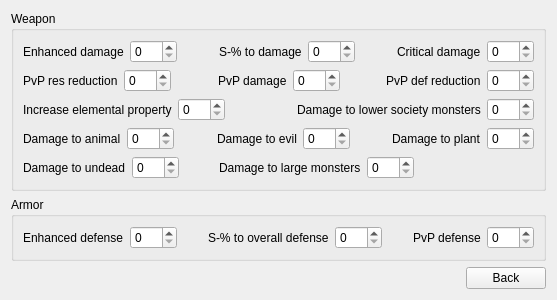
            <widget class="QWidget" name="page_shell">
             <layout class="QVBoxLayout" name="verticalLayout_4">
              <item>
               <layout class="QVBoxLayout" name="verticalLayout_6">
                <item>
                 <widget class="QGroupBox" name="groupBox">
                  <property name="title">
                   <string>Weapon</string>
                  </property>
                  <layout class="QVBoxLayout" name="verticalLayout_9">
                   <item>
                    <layout class="QHBoxLayout" name="horizontalLayout_11">
                     <item>
                      <widget class="QLabel" name="label_4">
                       <property name="sizePolicy">
                        <sizepolicy hsizetype="Maximum" vsizetype="Preferred">
                         <horstretch>0</horstretch>
                         <verstretch>0</verstretch>
                        </sizepolicy>
                       </property>
                       <property name="text">
                        <string>Enhanced damage</string>
                       </property>
                      </widget>
                     </item>
                     <item>
                      <widget class="QSpinBox" name="spinBox">
                       <property name="sizePolicy">
                        <sizepolicy hsizetype="Maximum" vsizetype="Fixed">
                         <horstretch>0</horstretch>
                         <verstretch>0</verstretch>
                        </sizepolicy>
                       </property>
                       <property name="maximum">
                        <number>300</number>
                       </property>
                      </widget>
                     </item>
                     <item>
                      <spacer name="horizontalSpacer_16">
                       <property name="orientation">
                        <enum>Qt::Horizontal</enum>
                       </property>
                       <property name="sizeType">
                        <enum>QSizePolicy::MinimumExpanding</enum>
                       </property>
                       <property name="sizeHint" stdset="0">
                        <size>
                         <width>25</width>
                         <height>20</height>
                        </size>
                       </property>
                      </spacer>
                     </item>
                     <item>
                      <widget class="QLabel" name="label_24">
                       <property name="sizePolicy">
                        <sizepolicy hsizetype="Maximum" vsizetype="Preferred">
                         <horstretch>0</horstretch>
                         <verstretch>0</verstretch>
                        </sizepolicy>
                       </property>
                       <property name="text">
                        <string>S-% to damage</string>
                       </property>
                      </widget>
                     </item>
                     <item>
                      <widget class="QSpinBox" name="spinBox_2">
                       <property name="sizePolicy">
                        <sizepolicy hsizetype="Maximum" vsizetype="Fixed">
                         <horstretch>0</horstretch>
                         <verstretch>0</verstretch>
                        </sizepolicy>
                       </property>
                       <property name="maximum">
                        <number>100</number>
                       </property>
                      </widget>
                     </item>
                     <item>
                      <spacer name="horizontalSpacer_17">
                       <property name="orientation">
                        <enum>Qt::Horizontal</enum>
                       </property>
                       <property name="sizeType">
                        <enum>QSizePolicy::MinimumExpanding</enum>
                       </property>
                       <property name="sizeHint" stdset="0">
                        <size>
                         <width>25</width>
                         <height>20</height>
                        </size>
                       </property>
                      </spacer>
                     </item>
                     <item>
                      <widget class="QLabel" name="label_25">
                       <property name="sizePolicy">
                        <sizepolicy hsizetype="Maximum" vsizetype="Preferred">
                         <horstretch>0</horstretch>
                         <verstretch>0</verstretch>
                        </sizepolicy>
                       </property>
                       <property name="text">
                        <string>Critical damage</string>
                       </property>
                      </widget>
                     </item>
                     <item>
                      <widget class="QSpinBox" name="spinBox_3">
                       <property name="sizePolicy">
                        <sizepolicy hsizetype="Maximum" vsizetype="Fixed">
                         <horstretch>0</horstretch>
                         <verstretch>0</verstretch>
                        </sizepolicy>
                       </property>
                       <property name="maximum">
                        <number>100</number>
                       </property>
                      </widget>
                     </item>
                    </layout>
                   </item>
                   <item>
                    <layout class="QHBoxLayout" name="horizontalLayout_13">
                     <item>
                      <widget class="QLabel" name="label_27">
                       <property name="sizePolicy">
                        <sizepolicy hsizetype="Maximum" vsizetype="Preferred">
                         <horstretch>0</horstretch>
                         <verstretch>0</verstretch>
                        </sizepolicy>
                       </property>
                       <property name="text">
                        <string>PvP res reduction</string>
                       </property>
                      </widget>
                     </item>
                     <item>
                      <widget class="QSpinBox" name="spinBox_6">
                       <property name="sizePolicy">
                        <sizepolicy hsizetype="Maximum" vsizetype="Fixed">
                         <horstretch>0</horstretch>
                         <verstretch>0</verstretch>
                        </sizepolicy>
                       </property>
                       <property name="maximum">
                        <number>100</number>
                       </property>
                      </widget>
                     </item>
                     <item>
                      <spacer name="horizontalSpacer_19">
                       <property name="orientation">
                        <enum>Qt::Horizontal</enum>
                       </property>
                       <property name="sizeType">
                        <enum>QSizePolicy::MinimumExpanding</enum>
                       </property>
                       <property name="sizeHint" stdset="0">
                        <size>
                         <width>25</width>
                         <height>20</height>
                        </size>
                       </property>
                      </spacer>
                     </item>
                     <item>
                      <widget class="QLabel" name="label_28">
                       <property name="sizePolicy">
                        <sizepolicy hsizetype="Maximum" vsizetype="Preferred">
                         <horstretch>0</horstretch>
                         <verstretch>0</verstretch>
                        </sizepolicy>
                       </property>
                       <property name="text">
                        <string>PvP damage</string>
                       </property>
                      </widget>
                     </item>
                     <item>
                      <widget class="QSpinBox" name="spinBox_5">
                       <property name="sizePolicy">
                        <sizepolicy hsizetype="Maximum" vsizetype="Fixed">
                         <horstretch>0</horstretch>
                         <verstretch>0</verstretch>
                        </sizepolicy>
                       </property>
                       <property name="maximum">
                        <number>100</number>
                       </property>
                      </widget>
                     </item>
                     <item>
                      <spacer name="horizontalSpacer_18">
                       <property name="orientation">
                        <enum>Qt::Horizontal</enum>
                       </property>
                       <property name="sizeType">
                        <enum>QSizePolicy::MinimumExpanding</enum>
                       </property>
                       <property name="sizeHint" stdset="0">
                        <size>
                         <width>25</width>
                         <height>20</height>
                        </size>
                       </property>
                      </spacer>
                     </item>
                     <item>
                      <widget class="QLabel" name="label_26">
                       <property name="sizePolicy">
                        <sizepolicy hsizetype="Maximum" vsizetype="Preferred">
                         <horstretch>0</horstretch>
                         <verstretch>0</verstretch>
                        </sizepolicy>
                       </property>
                       <property name="text">
                        <string>PvP def reduction</string>
                       </property>
                      </widget>
                     </item>
                     <item>
                      <widget class="QSpinBox" name="spinBox_4">
                       <property name="sizePolicy">
                        <sizepolicy hsizetype="Maximum" vsizetype="Fixed">
                         <horstretch>0</horstretch>
                         <verstretch>0</verstretch>
                        </sizepolicy>
                       </property>
                       <property name="maximum">
                        <number>100</number>
                       </property>
                      </widget>
                     </item>
                    </layout>
                   </item>
                   <item>
                    <layout class="QHBoxLayout" name="horizontalLayout_14">
                     <item>
                      <widget class="QLabel" name="label_29">
                       <property name="sizePolicy">
                        <sizepolicy hsizetype="Maximum" vsizetype="Preferred">
                         <horstretch>0</horstretch>
                         <verstretch>0</verstretch>
                        </sizepolicy>
                       </property>
                       <property name="text">
                        <string>Increase elemental property</string>
                       </property>
                      </widget>
                     </item>
                     <item>
                      <widget class="QSpinBox" name="spinBox_7">
                       <property name="sizePolicy">
                        <sizepolicy hsizetype="Maximum" vsizetype="Fixed">
                         <horstretch>0</horstretch>
                         <verstretch>0</verstretch>
                        </sizepolicy>
                       </property>
                       <property name="maximum">
                        <number>100</number>
                       </property>
                      </widget>
                     </item>
                     <item>
                      <spacer name="horizontalSpacer_20">
                       <property name="orientation">
                        <enum>Qt::Horizontal</enum>
                       </property>
                       <property name="sizeType">
                        <enum>QSizePolicy::MinimumExpanding</enum>
                       </property>
                       <property name="sizeHint" stdset="0">
                        <size>
                         <width>25</width>
                         <height>20</height>
                        </size>
                       </property>
                      </spacer>
                     </item>
                     <item>
                      <widget class="QLabel" name="label_30">
                       <property name="sizePolicy">
                        <sizepolicy hsizetype="Maximum" vsizetype="Preferred">
                         <horstretch>0</horstretch>
                         <verstretch>0</verstretch>
                        </sizepolicy>
                       </property>
                       <property name="text">
                        <string>Damage to lower society monsters</string>
                       </property>
                      </widget>
                     </item>
                     <item>
                      <widget class="QSpinBox" name="spinBox_8">
                       <property name="sizePolicy">
                        <sizepolicy hsizetype="Maximum" vsizetype="Fixed">
                         <horstretch>0</horstretch>
                         <verstretch>0</verstretch>
                        </sizepolicy>
                       </property>
                       <property name="maximum">
                        <number>100</number>
                       </property>
                      </widget>
                     </item>
                    </layout>
                   </item>
                   <item>
                    <layout class="QHBoxLayout" name="horizontalLayout_18">
                     <item>
                      <widget class="QLabel" name="label_32">
                       <property name="sizePolicy">
                        <sizepolicy hsizetype="Maximum" vsizetype="Preferred">
                         <horstretch>0</horstretch>
                         <verstretch>0</verstretch>
                        </sizepolicy>
                       </property>
                       <property name="text">
                        <string>Damage to animal</string>
                       </property>
                      </widget>
                     </item>
                     <item>
                      <widget class="QSpinBox" name="spinBox_10">
                       <property name="sizePolicy">
                        <sizepolicy hsizetype="Maximum" vsizetype="Fixed">
                         <horstretch>0</horstretch>
                         <verstretch>0</verstretch>
                        </sizepolicy>
                       </property>
                       <property name="maximum">
                        <number>100</number>
                       </property>
                      </widget>
                     </item>
                     <item>
                      <spacer name="horizontalSpacer_22">
                       <property name="orientation">
                        <enum>Qt::Horizontal</enum>
                       </property>
                       <property name="sizeType">
                        <enum>QSizePolicy::MinimumExpanding</enum>
                       </property>
                       <property name="sizeHint" stdset="0">
                        <size>
                         <width>25</width>
                         <height>20</height>
                        </size>
                       </property>
                      </spacer>
                     </item>
                     <item>
                      <widget class="QLabel" name="label_33">
                       <property name="sizePolicy">
                        <sizepolicy hsizetype="Maximum" vsizetype="Preferred">
                         <horstretch>0</horstretch>
                         <verstretch>0</verstretch>
                        </sizepolicy>
                       </property>
                       <property name="text">
                        <string>Damage to evil</string>
                       </property>
                      </widget>
                     </item>
                     <item>
                      <widget class="QSpinBox" name="spinBox_11">
                       <property name="sizePolicy">
                        <sizepolicy hsizetype="Maximum" vsizetype="Fixed">
                         <horstretch>0</horstretch>
                         <verstretch>0</verstretch>
                        </sizepolicy>
                       </property>
                       <property name="maximum">
                        <number>100</number>
                       </property>
                      </widget>
                     </item>
                     <item>
                      <spacer name="horizontalSpacer_23">
                       <property name="orientation">
                        <enum>Qt::Horizontal</enum>
                       </property>
                       <property name="sizeType">
                        <enum>QSizePolicy::MinimumExpanding</enum>
                       </property>
                       <property name="sizeHint" stdset="0">
                        <size>
                         <width>25</width>
                         <height>20</height>
                        </size>
                       </property>
                      </spacer>
                     </item>
                     <item>
                      <widget class="QLabel" name="label_34">
                       <property name="sizePolicy">
                        <sizepolicy hsizetype="Maximum" vsizetype="Preferred">
                         <horstretch>0</horstretch>
                         <verstretch>0</verstretch>
                        </sizepolicy>
                       </property>
                       <property name="text">
                        <string>Damage to plant</string>
                       </property>
                      </widget>
                     </item>
                     <item>
                      <widget class="QSpinBox" name="spinBox_12">
                       <property name="sizePolicy">
                        <sizepolicy hsizetype="Maximum" vsizetype="Fixed">
                         <horstretch>0</horstretch>
                         <verstretch>0</verstretch>
                        </sizepolicy>
                       </property>
                       <property name="maximum">
                        <number>100</number>
                       </property>
                      </widget>
                     </item>
                    </layout>
                   </item>
                   <item>
                    <layout class="QHBoxLayout" name="horizontalLayout_19">
                     <item>
                      <widget class="QLabel" name="label_35">
                       <property name="sizePolicy">
                        <sizepolicy hsizetype="Maximum" vsizetype="Preferred">
                         <horstretch>0</horstretch>
                         <verstretch>0</verstretch>
                        </sizepolicy>
                       </property>
                       <property name="text">
                        <string>Damage to undead</string>
                       </property>
                      </widget>
                     </item>
                     <item>
                      <widget class="QSpinBox" name="spinBox_13">
                       <property name="sizePolicy">
                        <sizepolicy hsizetype="Maximum" vsizetype="Fixed">
                         <horstretch>0</horstretch>
                         <verstretch>0</verstretch>
                        </sizepolicy>
                       </property>
                       <property name="maximum">
                        <number>100</number>
                       </property>
                      </widget>
                     </item>
                     <item>
                      <spacer name="horizontalSpacer_24">
                       <property name="orientation">
                        <enum>Qt::Horizontal</enum>
                       </property>
                       <property name="sizeType">
                        <enum>QSizePolicy::MinimumExpanding</enum>
                       </property>
                       <property name="sizeHint" stdset="0">
                        <size>
                         <width>0</width>
                         <height>20</height>
                        </size>
                       </property>
                      </spacer>
                     </item>
                     <item>
                      <widget class="QLabel" name="label_36">
                       <property name="sizePolicy">
                        <sizepolicy hsizetype="Maximum" vsizetype="Preferred">
                         <horstretch>0</horstretch>
                         <verstretch>0</verstretch>
                        </sizepolicy>
                       </property>
                       <property name="text">
                        <string>Damage to large monsters</string>
                       </property>
                      </widget>
                     </item>
                     <item>
                      <widget class="QSpinBox" name="spinBox_14">
                       <property name="sizePolicy">
                        <sizepolicy hsizetype="Maximum" vsizetype="Fixed">
                         <horstretch>0</horstretch>
                         <verstretch>0</verstretch>
                        </sizepolicy>
                       </property>
                       <property name="maximum">
                        <number>100</number>
                       </property>
                      </widget>
                     </item>
                     <item>
                      <spacer name="horizontalSpacer_25">
                       <property name="orientation">
                        <enum>Qt::Horizontal</enum>
                       </property>
                       <property name="sizeType">
                        <enum>QSizePolicy::MinimumExpanding</enum>
                       </property>
                       <property name="sizeHint" stdset="0">
                        <size>
                         <width>120</width>
                         <height>20</height>
                        </size>
                       </property>
                      </spacer>
                     </item>
                    </layout>
                   </item>
                  </layout>
                 </widget>
                </item>
                <item>
                 <widget class="QGroupBox" name="groupBox_2">
                  <property name="title">
                   <string>Armor</string>
                  </property>
                  <layout class="QVBoxLayout" name="verticalLayout_10">
                   <item>
                    <layout class="QHBoxLayout" name="horizontalLayout_15">
                     <item>
                      <widget class="QLabel" name="label_37">
                       <property name="sizePolicy">
                        <sizepolicy hsizetype="Maximum" vsizetype="Preferred">
                         <horstretch>0</horstretch>
                         <verstretch>0</verstretch>
                        </sizepolicy>
                       </property>
                       <property name="text">
                        <string>Enhanced defense</string>
                       </property>
                      </widget>
                     </item>
                     <item>
                      <widget class="QSpinBox" name="spinBox_19">
                       <property name="sizePolicy">
                        <sizepolicy hsizetype="Maximum" vsizetype="Fixed">
                         <horstretch>0</horstretch>
                         <verstretch>0</verstretch>
                        </sizepolicy>
                       </property>
                       <property name="maximum">
                        <number>100</number>
                       </property>
                      </widget>
                     </item>
                     <item>
                      <spacer name="horizontalSpacer_26">
                       <property name="orientation">
                        <enum>Qt::Horizontal</enum>
                       </property>
                       <property name="sizeType">
                        <enum>QSizePolicy::MinimumExpanding</enum>
                       </property>
                       <property name="sizeHint" stdset="0">
                        <size>
                         <width>25</width>
                         <height>20</height>
                        </size>
                       </property>
                      </spacer>
                     </item>
                     <item>
                      <widget class="QLabel" name="label_11">
                       <property name="sizePolicy">
                        <sizepolicy hsizetype="Maximum" vsizetype="Preferred">
                         <horstretch>0</horstretch>
                         <verstretch>0</verstretch>
                        </sizepolicy>
                       </property>
                       <property name="text">
                        <string>S-% to overall defense</string>
                       </property>
                      </widget>
                     </item>
                     <item>
                      <widget class="QSpinBox" name="spinBox_9">
                       <property name="sizePolicy">
                        <sizepolicy hsizetype="Maximum" vsizetype="Fixed">
                         <horstretch>0</horstretch>
                         <verstretch>0</verstretch>
                        </sizepolicy>
                       </property>
                       <property name="maximum">
                        <number>300</number>
                       </property>
                      </widget>
                     </item>
                     <item>
                      <spacer name="horizontalSpacer_21">
                       <property name="orientation">
                        <enum>Qt::Horizontal</enum>
                       </property>
                       <property name="sizeType">
                        <enum>QSizePolicy::MinimumExpanding</enum>
                       </property>
                       <property name="sizeHint" stdset="0">
                        <size>
                         <width>25</width>
                         <height>20</height>
                        </size>
                       </property>
                      </spacer>
                     </item>
                     <item>
                      <widget class="QLabel" name="label_31">
                       <property name="sizePolicy">
                        <sizepolicy hsizetype="Maximum" vsizetype="Preferred">
                         <horstretch>0</horstretch>
                         <verstretch>0</verstretch>
                        </sizepolicy>
                       </property>
                       <property name="text">
                        <string>PvP defense</string>
                       </property>
                      </widget>
                     </item>
                     <item>
                      <widget class="QSpinBox" name="spinBox_16">
                       <property name="sizePolicy">
                        <sizepolicy hsizetype="Maximum" vsizetype="Fixed">
                         <horstretch>0</horstretch>
                         <verstretch>0</verstretch>
                        </sizepolicy>
                       </property>
                       <property name="maximum">
                        <number>100</number>
                       </property>
                      </widget>
                     </item>
                    </layout>
                   </item>
                  </layout>
                 </widget>
                </item>
               </layout>
              </item>
              <item>
               <layout class="QVBoxLayout" name="verticalLayout_8">
                <item>
                 <widget class="QWidget" name="verticalWidget_2" native="true">
                  <property name="sizePolicy">
                   <sizepolicy hsizetype="Preferred" vsizetype="Maximum">
                    <horstretch>0</horstretch>
                    <verstretch>0</verstretch>
                   </sizepolicy>
                  </property>
                  <property name="layoutDirection">
                   <enum>Qt::RightToLeft</enum>
                  </property>
                  <layout class="QVBoxLayout" name="verticalLayout_7">
                   <property name="spacing">
                    <number>0</number>
                   </property>
                   <property name="leftMargin">
                    <number>0</number>
                   </property>
                   <property name="topMargin">
                    <number>0</number>
                   </property>
                   <property name="rightMargin">
                    <number>0</number>
                   </property>
                   <property name="bottomMargin">
                    <number>0</number>
                   </property>
                   <item>
                    <widget class="QPushButton" name="pushButton_2">
                     <property name="sizePolicy">
                      <sizepolicy hsizetype="Maximum" vsizetype="Fixed">
                       <horstretch>0</horstretch>
                       <verstretch>0</verstretch>
                      </sizepolicy>
                     </property>
                     <property name="layoutDirection">
                      <enum>Qt::RightToLeft</enum>
                     </property>
                     <property name="text">
                      <string>Back</string>
                     </property>
                    </widget>
                   </item>
                  </layout>
                 </widget>
                </item>
               </layout>
              </item>
             </layout>
            </widget>
